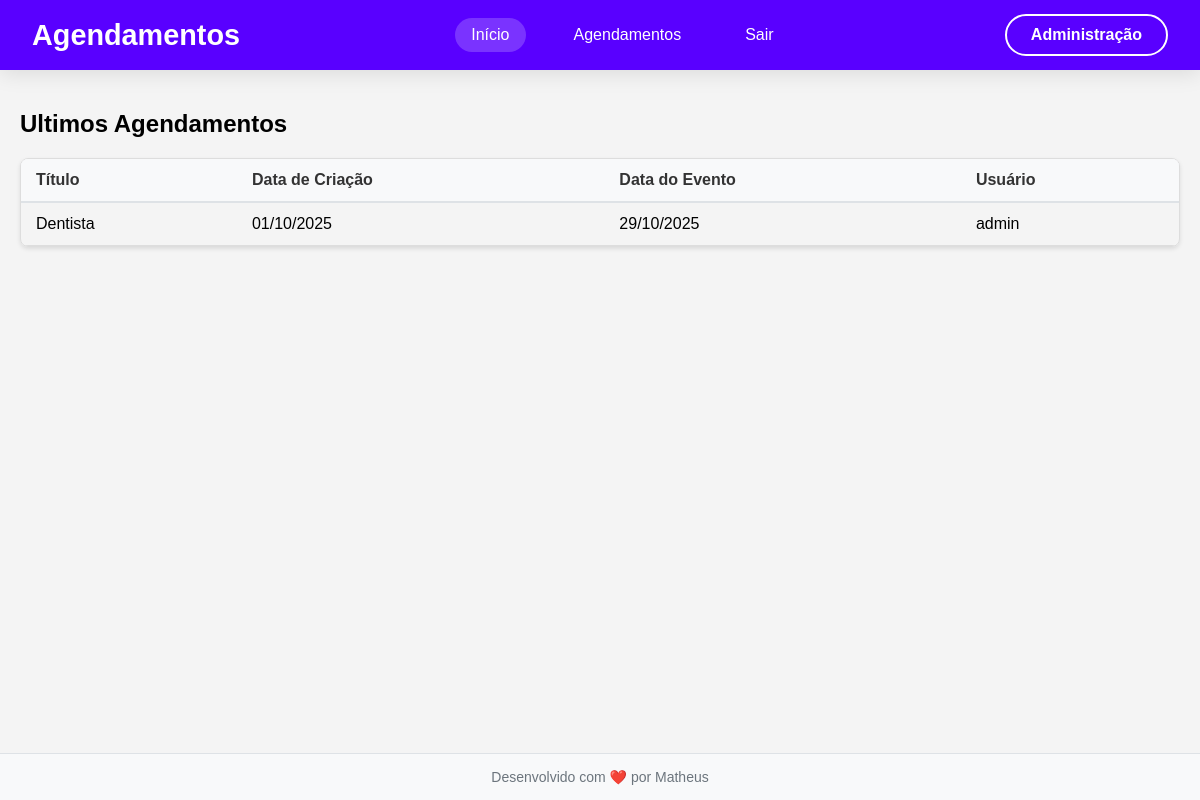
Page /agenda/ (signed in) on the earlier database version.
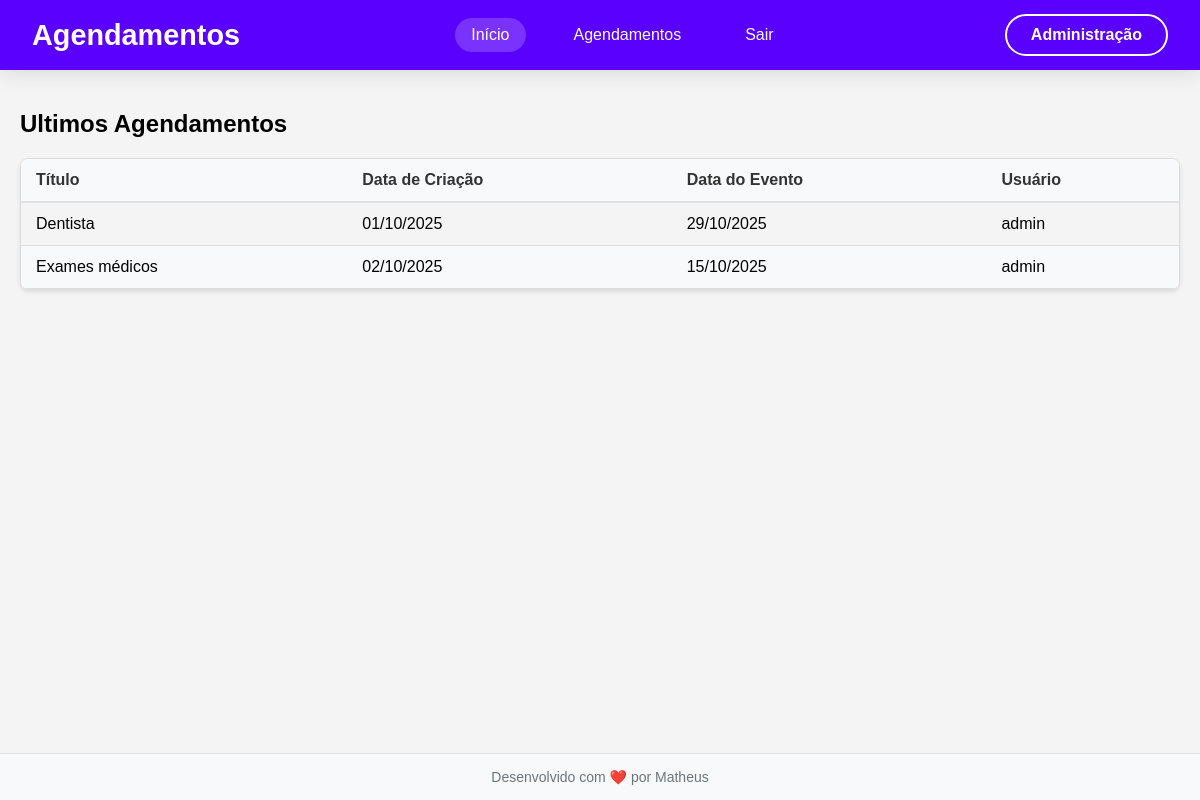
Same page on the later database version.
### core/models.py (models this page shows, shortened)
class Evento(models.Model):
    titulo = models.CharField(max_length=100)
    descricao = models.TextField(blank=True, null=True)
    data_evento = models.DateTimeField(verbose_name='Data do Evento') ## verbose_name altera o nome do campo na interface de admin
    data_criacao = models.DateTimeField(auto_now=True, verbose_name='Data de Criação')
    usuario = models.ForeignKey(User, on_delete=models.CASCADE)  ## CASCADE deleta todos os eventos do usuario se o usuario for deletado
    class Meta:
        db_table = 'evento'
    def get_data_evento(self):
        return self.data_evento.strftime('%d/%m/%Y')
    def get_data_criacao(self):
        return self.data_criacao.strftime('%d/%m/%Y')

### core/views.py (the view)
# urls.py: path('agenda/', views.lista_eventos),  ## Inclui as urls do app core
@login_required(login_url='/login/')
def lista_eventos(request):
    usuario = request.user
    eventos = Evento.objects.filter(usuario=usuario)
    dados = {'eventos': eventos}  ## Cria um dicionario com os eventos
    return render(request, 'agenda.html', dados)  ## Renderiza o template agenda.html

### templates/agenda.html (shortened to what this page needs)
{% include 'models/header.html' %}
<div class="container">
  <h2>Ultimos Agendamentos</h2>
  <div class="table-container">
    <table>
      <thead>
        <tr>
          <th>Título</th>
          <th>Data de Criação</th>
          <th>Data do Evento</th>
          <th>Usuário</th>
        </tr>
      </thead>
      <tbody>
        {% for evento in eventos %}
        <tr>
          <td>{{ evento.titulo }}</td>
          <td>{{ evento.get_data_criacao }}</td>
          <td>{{ evento.get_data_evento }}</td>
          <td>{{ evento.usuario }}</td>
        </tr>
        {% endfor %}
      </tbody>
    </table>
  </div>
</div>
{% include 'models/footer.html' %}

### templates/models/header.html (shortened to what this page needs)
{% include 'models/tags.html' %}
  </head>
  <body>
    {% include 'models/navbar.html' %}
  </body>
</html>

### templates/models/tags.html (shortened to what this page needs)
<!DOCTYPE html>
<html lang="pt-br">
  <head>

### templates/models/navbar.html (shortened to what this page needs)
<nav class="navbar">
  <div class="nav-container">
    <a href="#" class="nav-logo">
      Agendamentos
    </a>
    <ul class="nav-menu">
      <li class="nav-item">
        <a href="#" class="nav-link active">
          Início
        </a>
      </li>
      <li class="nav-item">
        <a href="/agenda" class="nav-link">
          Agendamentos
        </a>
      </li>
      <li class="nav-item">
        <a href="/logout" class="nav-link">
          Sair
        </a>
      </li>
    </ul>
    <div class="nav-actions">
      <a href="/admin" class="btn btn-outline">Administração</a>
    </div>
  </div>
</nav>

### templates/models/footer.html (shortened to what this page needs)
<div class="footer">
    <p>Desenvolvido com ❤️ por Matheus</p>
</div>
</body>
</html>

### templates/models/header.html (style rules this page uses)
* { margin: 0; padding: 0; box-sizing: border-box; }
body { font-family: Arial, sans-serif; margin: 0; background-color: #f4f4f4; }
.container { max-width: 1200px; margin: 20px auto; padding: 20px; border-radius: 8px; }
.table-container { margin: 20px 0; overflow-x: auto; border: 1px solid #ddd; border-radius: 8px; box-shadow: 0 2px 4px rgba(0, 0, 0, 0.1); }
table { width: 100%; border-collapse: collapse; min-width: 600px; }
th, td { padding: 12px 15px; text-align: left; border-bottom: 1px solid #ddd; }
th { background-color: #f8f9fa; font-weight: bold; color: #333; border-bottom: 2px solid #dee2e6; }
tr:nth-child(even) { background-color: #f8f9fa; }
thead { position: sticky; top: 0; background-color: #f8f9fa; }

### templates/models/navbar.html (style rules this page uses)
.navbar { background: #5900ff; padding: 0 2rem; box-shadow: 0 4px 20px rgba(0, 0, 0, 0.1); position: sticky; top: 0; z-index: 1000; backdrop-filter: blur(10px); }
.nav-container { max-width: 1200px; margin: 0 auto; display: flex; justify-content: space-between; align-items: center; height: 70px; }
.nav-logo { font-size: 1.8rem; font-weight: 700; color: white; text-decoration: none; display: flex; align-items: center; gap: 0.5rem; }
.nav-menu { display: flex; list-style: none; margin: 0; padding: 0; gap: 2rem; align-items: center; }
.nav-item { position: relative; }
.nav-link { color: white; text-decoration: none; font-weight: 500; padding: 0.5rem 1rem; border-radius: 25px; transition: all 0.3s ease; display: flex; align-items: center; gap: 0.5rem; }
.nav-link.active { background: rgba(255, 255, 255, 0.2); }
.nav-actions { display: flex; gap: 1rem; align-items: center; }
.btn { padding: 0.6rem 1.5rem; border-radius: 25px; border: none; font-weight: 600; cursor: pointer; transition: all 0.3s ease; text-decoration: none; display: inline-block; }
.btn-outline { background: transparent; color: white; border: 2px solid white; }

### templates/models/footer.html (style rules this page uses)
.footer { background-color: #f8f9fa; text-align: center; padding: 15px 0; position: fixed; bottom: 0; width: 100%; border-top: 1px solid #dee2e6; font-size: 14px; color: #6c757d; }

Differences in the rows shown:
added Evento: titulo "Exames médicos", get_data_criacao "02/10/2025", get_data_evento "15/10/2025", usuario "admin"
